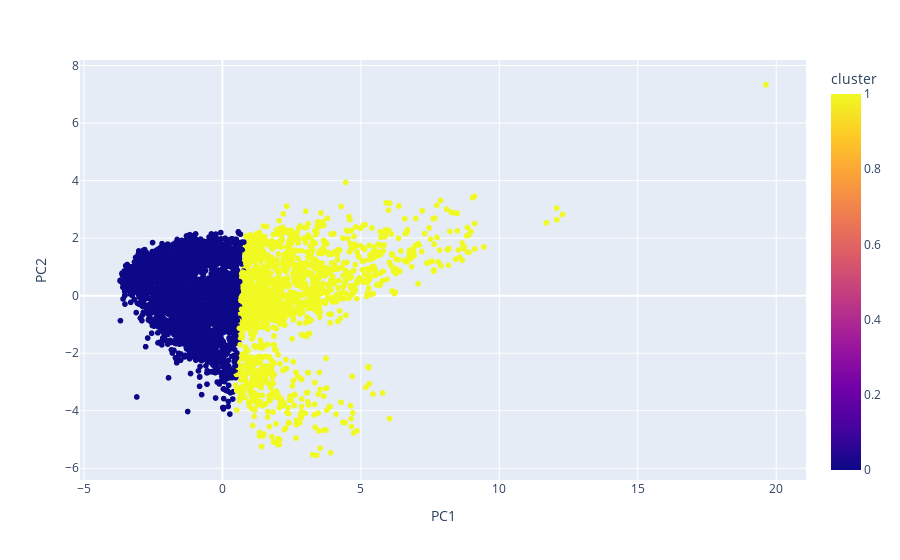

Notebook cell for this chart:
### Code cell
px.scatter(pca_df, x='PC1', y='PC2',color='cluster')

### Figure 1 — Plotly figure (JSON) as saved in the notebook; plotly's stock layout.template omitted (floating-point values rounded to 4 significant figures; data arrays with more than 128 entries replaced by an {"elided": "..."} marker saying what was removed)
{"data": [{"hovertemplate": "PC1=%{x}<br>PC2=%{y}<br>cluster=%{marker.color}<extra></extra>", "legendgroup": "", "marker": {"color": {"elided": "5118 int values"}, "coloraxis": "coloraxis", "symbol": "circle"}, "mode": "markers", "name": "", "showlegend": false, "type": "scattergl", "x": {"elided": "5118 float values"}, "xaxis": "x", "y": {"elided": "5118 float values"}, "yaxis": "y"}], "layout": {"coloraxis": {"colorbar": {"title": {"text": "cluster"}}, "colorscale": [[0, "#0d0887"], [0.1111, "#46039f"], [0.2222, "#7201a8"], [0.3333, "#9c179e"], [0.4444, "#bd3786"], [0.5556, "#d8576b"], [0.6667, "#ed7953"], [0.7778, "#fb9f3a"], [0.8889, "#fdca26"], [1, "#f0f921"]]}, "legend": {"tracegroupgap": 0}, "margin": {"t": 60}, "xaxis": {"anchor": "y", "domain": [0, 1], "title": {"text": "PC1"}}, "yaxis": {"anchor": "x", "domain": [0, 1], "title": {"text": "PC2"}}}}
